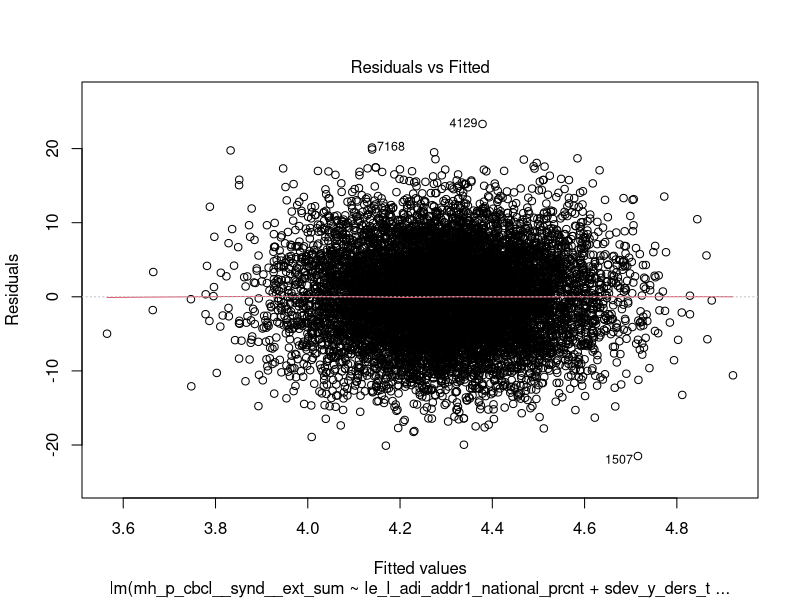
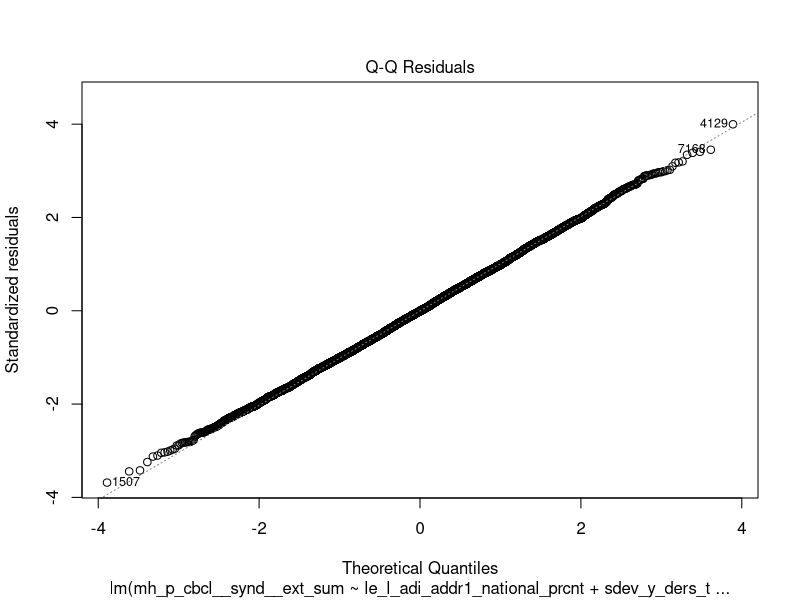
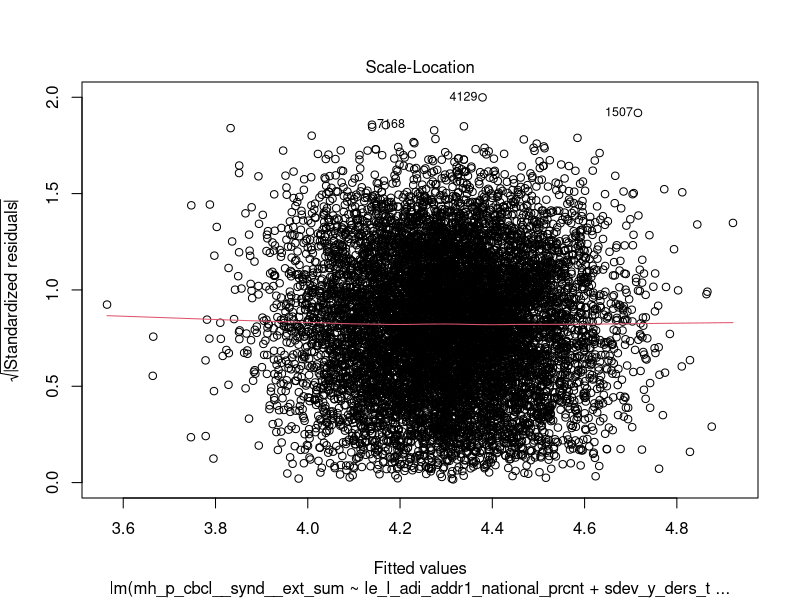
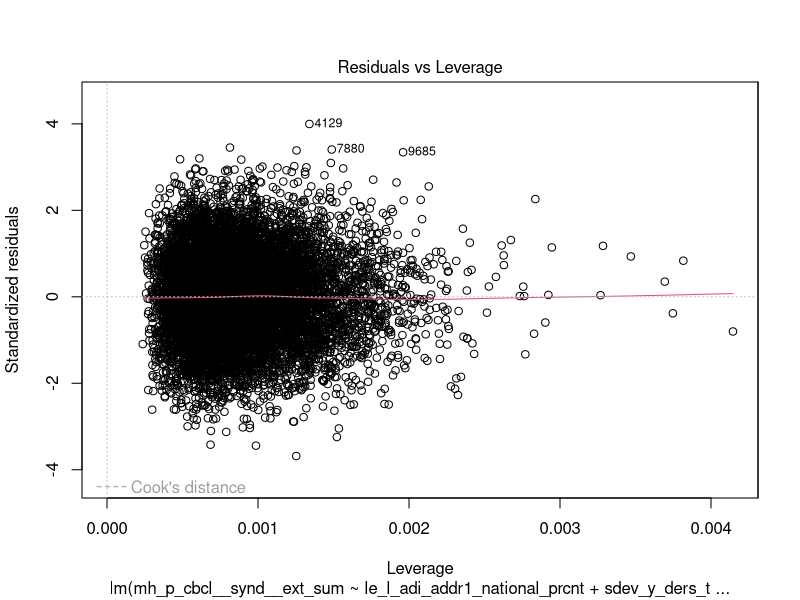
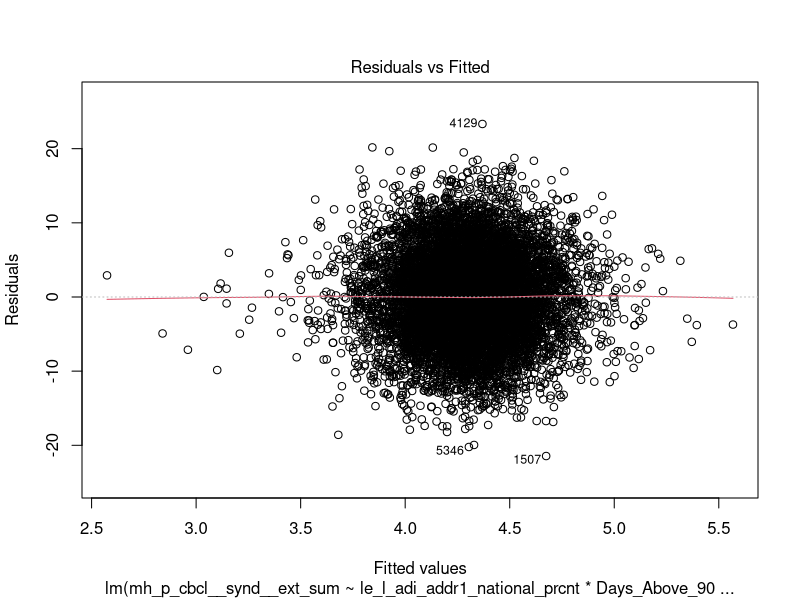
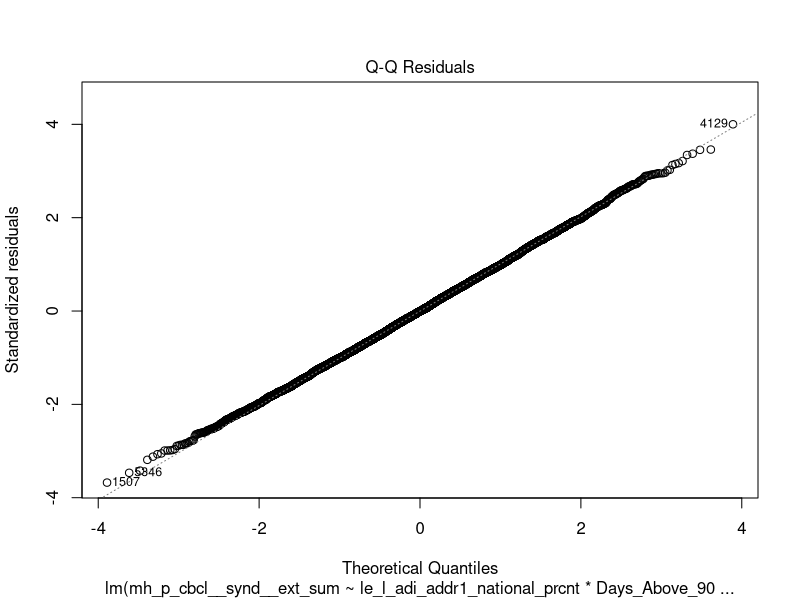
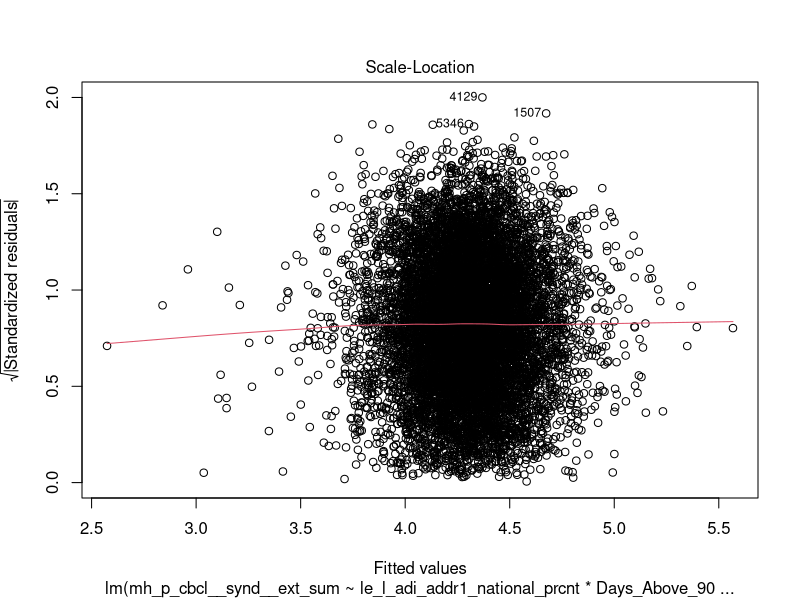
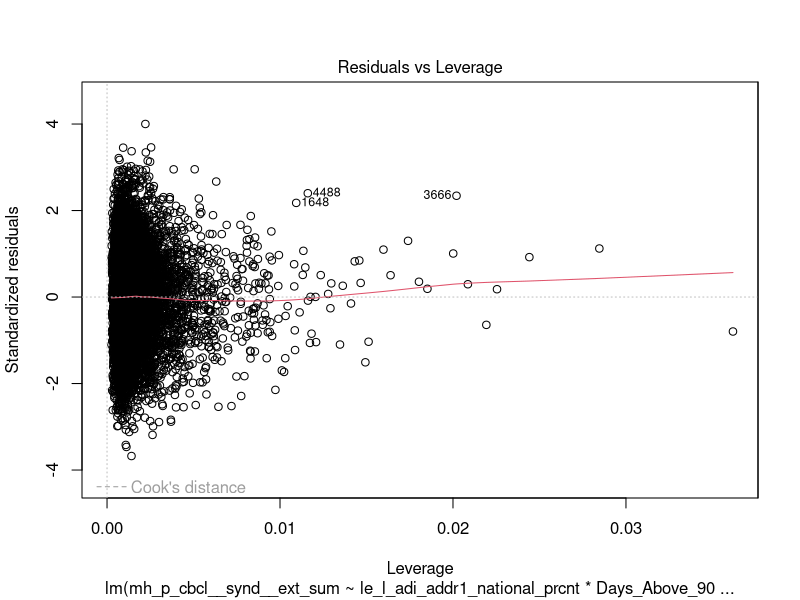

The R source for these figures, in order:
## ---- chunk 1
knitr::opts_chunk$set(echo = TRUE)
library(lme4)
library(tidyverse)
library(ggplot2)
library(broom)

abcd= read.csv("simulated_data_with_days_above_90.csv")
## ---- chunk 2
model_1 <- lm(mh_p_cbcl__synd__ext_sum ~ le_l_adi_addr1_national_prcnt + 
     sdev_y_ders_total +
     mh_y_upps_pers_sum+
     sex+
     Days_Above_90+
     le_l_coi_addr1_coi_total_national_score+
     le_l_svi_addr1_total_prcntile+
     mh_y_upps_nurg_sum, data = abcd)
## ---- chunk 3
summary(model_1)
plot(model_1)
## ---- chunk 4
model_2 <- lm(mh_p_cbcl__synd__ext_sum ~ le_l_adi_addr1_national_prcnt*Days_Above_90 + 
     sdev_y_ders_total *Days_Above_90 +
     mh_y_upps_pers_sum*Days_Above_90 +
     sex*Days_Above_90+
     le_l_coi_addr1_coi_total_national_score*Days_Above_90 +
     le_l_svi_addr1_total_prcntile*Days_Above_90 +
     mh_y_upps_nurg_sum*Days_Above_90 , data = abcd)
## ---- chunk 5
summary(model_2)
plot(model_2)
